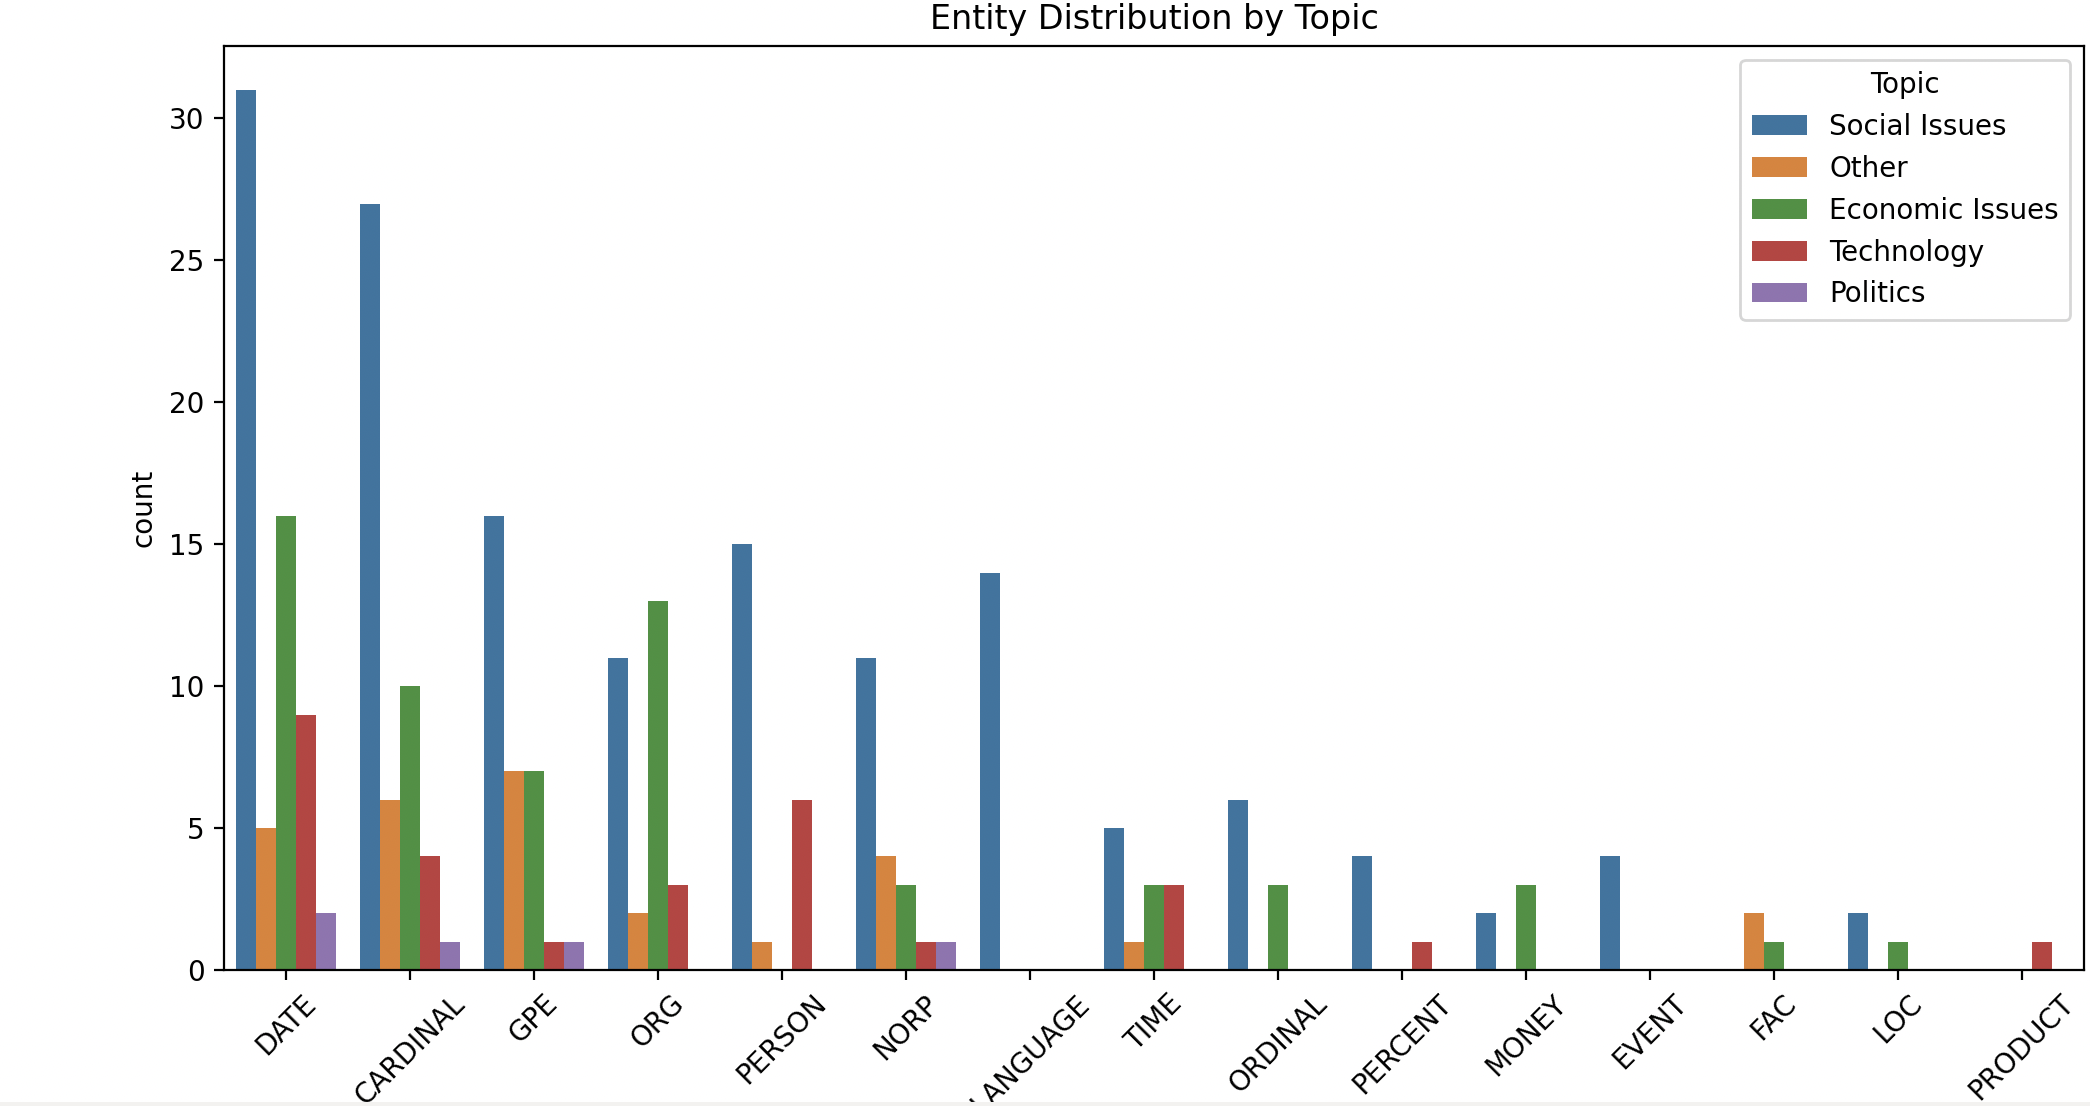

The Python source for this figure:
import os
import pandas as pd
import spacy
import matplotlib.pyplot as plt
import seaborn as sns

# Load spaCy model
nlp = spacy.load("en_core_web_sm")

# Function to parse .ann files
def parse_ann_file(ann_filepath):
    annotations = []
    with open(ann_filepath, "r", encoding="utf-8") as file:
        for line in file:
            parts = line.strip().split("\t")
            if len(parts) < 3:
                continue
            annotation_id = parts[0]
            annotation_type_info = parts[1].split()
            annotation_text = parts[2]
            label = annotation_type_info[0]
            annotations.append({"id": annotation_id, "label": label, "text": annotation_text})
    return annotations

# Function to extract named entities
def extract_named_entities(text):
    doc = nlp(text)
    return [(ent.text, ent.label_) for ent in doc.ents]

# Function to categorize topics
def categorize_topic(text):
    social_keywords = {"society", "culture", "education", "justice", "discrimination", "rights", "equality"}
    economic_keywords = {"economy", "finance", "market", "business", "money", "tax", "trade", "employment"}
    technology_keywords = {"AI", "technology", "innovation", "science", "engineering", "internet"}
    politics_keywords = {"government", "policy", "election", "law", "politics", "democracy"}

    text_lower = text.lower()
    if any(word in text_lower for word in social_keywords):
        return "Social Issues"
    elif any(word in text_lower for word in economic_keywords):
        return "Economic Issues"
    elif any(word in text_lower for word in technology_keywords):
        return "Technology"
    elif any(word in text_lower for word in politics_keywords):
        return "Politics"
    else:
        return "Other"

# Function to process dataset
def process_dataset(dataset_path):
    all_annotations = []
    for file in os.listdir(dataset_path):
        if file.endswith(".txt"):
            text_filepath = os.path.join(dataset_path, file)
            ann_filepath = text_filepath.replace(".txt", ".ann")
            if not os.path.exists(ann_filepath):
                continue
            
            with open(text_filepath, "r", encoding="utf-8") as f:
                text = f.read()
            
            topic = categorize_topic(text)
            annotations = parse_ann_file(ann_filepath)
            for ann in annotations:
                entities = extract_named_entities(ann["text"])
                for entity, ent_type in entities:
                    all_annotations.append({"Essay": file, "Topic": topic, "Label": ann["label"], "Entity": entity, "Type": ent_type})
    
    return pd.DataFrame(all_annotations)

# Function to visualize entity distribution across topics
def visualize_entity_distribution_by_topic(df):
    plt.figure(figsize=(12, 6))
    sns.countplot(data=df, x="Type", hue="Topic", order=df["Type"].value_counts().index)
    plt.title("Entity Distribution by Topic")
    plt.xticks(rotation=45)
    plt.show()

# Define dataset path (change accordingly)
dataset_path = "/Users/sahil.pardasani/Desktop/ResearchPaperForConference/ArgumentAnnotatedEssays-1.0/brat-project"  # Update this path to your dataset directory

# Process dataset
df = process_dataset(dataset_path)

# Generate visualization
visualize_entity_distribution_by_topic(df)
